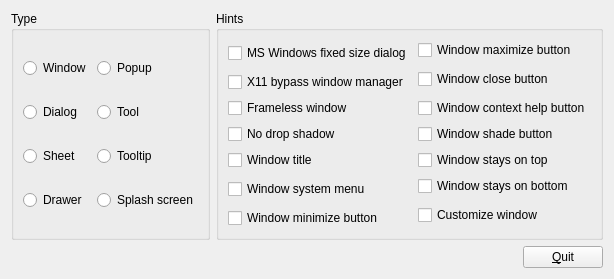
<?xml version="1.0" encoding="UTF-8"?>
<ui version="4.0">
 <class>CControllerWindowBase</class>
 <widget class="QWidget" name="CControllerWindowBase">
  <property name="geometry">
   <rect>
    <x>0</x>
    <y>0</y>
    <width>606</width>
    <height>241</height>
   </rect>
  </property>
  <property name="windowTitle">
   <string>Form</string>
  </property>
  <layout class="QGridLayout" name="gridLayout_3">
   <item row="0" column="0">
    <widget class="QGroupBox" name="typeGroupBox">
     <property name="title">
      <string>Type</string>
     </property>
     <layout class="QGridLayout" name="gridLayout">
      <item row="0" column="0">
       <widget class="QRadioButton" name="windowRadioButton">
        <property name="text">
         <string>Window</string>
        </property>
       </widget>
      </item>
      <item row="0" column="1">
       <widget class="QRadioButton" name="popupRadioButton">
        <property name="text">
         <string>Popup</string>
        </property>
       </widget>
      </item>
      <item row="1" column="0">
       <widget class="QRadioButton" name="dialogRadioButton">
        <property name="text">
         <string>Dialog</string>
        </property>
       </widget>
      </item>
      <item row="1" column="1">
       <widget class="QRadioButton" name="toolRadioButton">
        <property name="text">
         <string>Tool</string>
        </property>
       </widget>
      </item>
      <item row="2" column="0">
       <widget class="QRadioButton" name="sheetRadioButton">
        <property name="text">
         <string>Sheet</string>
        </property>
       </widget>
      </item>
      <item row="2" column="1">
       <widget class="QRadioButton" name="toolTipRadioButton">
        <property name="text">
         <string>Tooltip</string>
        </property>
       </widget>
      </item>
      <item row="3" column="0">
       <widget class="QRadioButton" name="drawerRadioButton">
        <property name="text">
         <string>Drawer</string>
        </property>
       </widget>
      </item>
      <item row="3" column="1">
       <widget class="QRadioButton" name="splashScreenRadioButton">
        <property name="text">
         <string>Splash screen</string>
        </property>
       </widget>
      </item>
     </layout>
    </widget>
   </item>
   <item row="0" column="1">
    <widget class="QGroupBox" name="hintsGroupBox">
     <property name="title">
      <string>Hints</string>
     </property>
     <layout class="QGridLayout" name="gridLayout_2">
      <item row="0" column="0" rowspan="2">
       <widget class="QCheckBox" name="msWindowsFixedSizeDialogCheckBox">
        <property name="text">
         <string>MS Windows fixed size dialog</string>
        </property>
       </widget>
      </item>
      <item row="0" column="1">
       <widget class="QCheckBox" name="windowMaximizeButtonCheckBox">
        <property name="text">
         <string>Window maximize button</string>
        </property>
       </widget>
      </item>
      <item row="1" column="1" rowspan="2">
       <widget class="QCheckBox" name="windowCloseButtonCheckBox">
        <property name="text">
         <string>Window close button</string>
        </property>
       </widget>
      </item>
      <item row="2" column="0">
       <widget class="QCheckBox" name="x11BypassWindowManagerCheckBox">
        <property name="text">
         <string>X11 bypass window manager</string>
        </property>
       </widget>
      </item>
      <item row="3" column="0">
       <widget class="QCheckBox" name="framelessWindowCheckBox">
        <property name="text">
         <string>Frameless window</string>
        </property>
       </widget>
      </item>
      <item row="3" column="1">
       <widget class="QCheckBox" name="windowContextHelpButtonCheckBox">
        <property name="text">
         <string>Window context help button</string>
        </property>
       </widget>
      </item>
      <item row="4" column="0">
       <widget class="QCheckBox" name="windowNoShadowCheckBox">
        <property name="text">
         <string>No drop shadow</string>
        </property>
       </widget>
      </item>
      <item row="4" column="1">
       <widget class="QCheckBox" name="windowShadeButtonCheckBox">
        <property name="text">
         <string>Window shade button</string>
        </property>
       </widget>
      </item>
      <item row="5" column="0">
       <widget class="QCheckBox" name="windowTitleCheckBox">
        <property name="text">
         <string>Window title</string>
        </property>
       </widget>
      </item>
      <item row="5" column="1">
       <widget class="QCheckBox" name="windowStaysOnTopCheckBox">
        <property name="text">
         <string>Window stays on top</string>
        </property>
       </widget>
      </item>
      <item row="6" column="0" rowspan="2">
       <widget class="QCheckBox" name="windowSystemMenuCheckBox">
        <property name="text">
         <string>Window system menu</string>
        </property>
       </widget>
      </item>
      <item row="6" column="1">
       <widget class="QCheckBox" name="windowStaysOnBottomCheckBox">
        <property name="text">
         <string>Window stays on bottom</string>
        </property>
       </widget>
      </item>
      <item row="7" column="1" rowspan="2">
       <widget class="QCheckBox" name="customizeWindowHintCheckBox">
        <property name="text">
         <string>Customize window</string>
        </property>
       </widget>
      </item>
      <item row="8" column="0">
       <widget class="QCheckBox" name="windowMinimizeButtonCheckBox">
        <property name="text">
         <string>Window minimize button</string>
        </property>
       </widget>
      </item>
     </layout>
    </widget>
   </item>
   <item row="1" column="0" colspan="2">
    <layout class="QHBoxLayout" name="horizontalLayout">
     <item>
      <spacer name="horizontalSpacer">
       <property name="orientation">
        <enum>Qt::Horizontal</enum>
       </property>
       <property name="sizeHint" stdset="0">
        <size>
         <width>40</width>
         <height>20</height>
        </size>
       </property>
      </spacer>
     </item>
     <item>
      <widget class="QPushButton" name="quitButton">
       <property name="text">
        <string>&amp;Quit</string>
       </property>
      </widget>
     </item>
    </layout>
   </item>
  </layout>
 </widget>
 <resources/>
 <connections/>
</ui>
